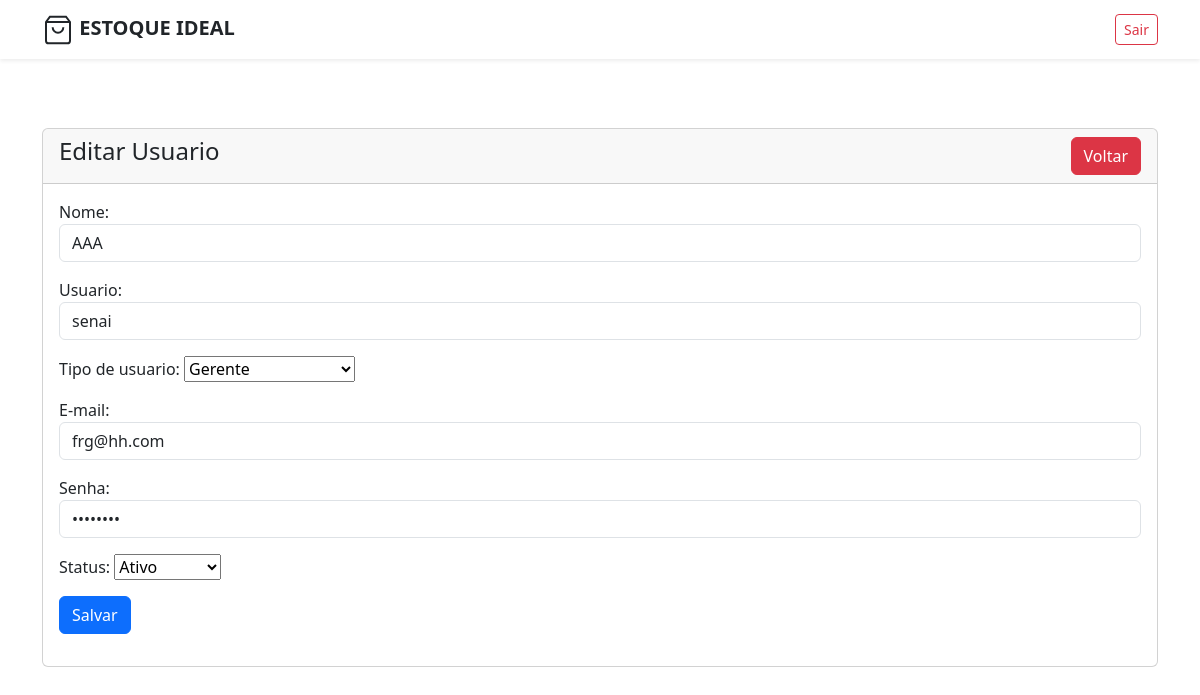
/pages/editarOusuario.php?id=8 (signed in), run on an earlier commit of the app's database.
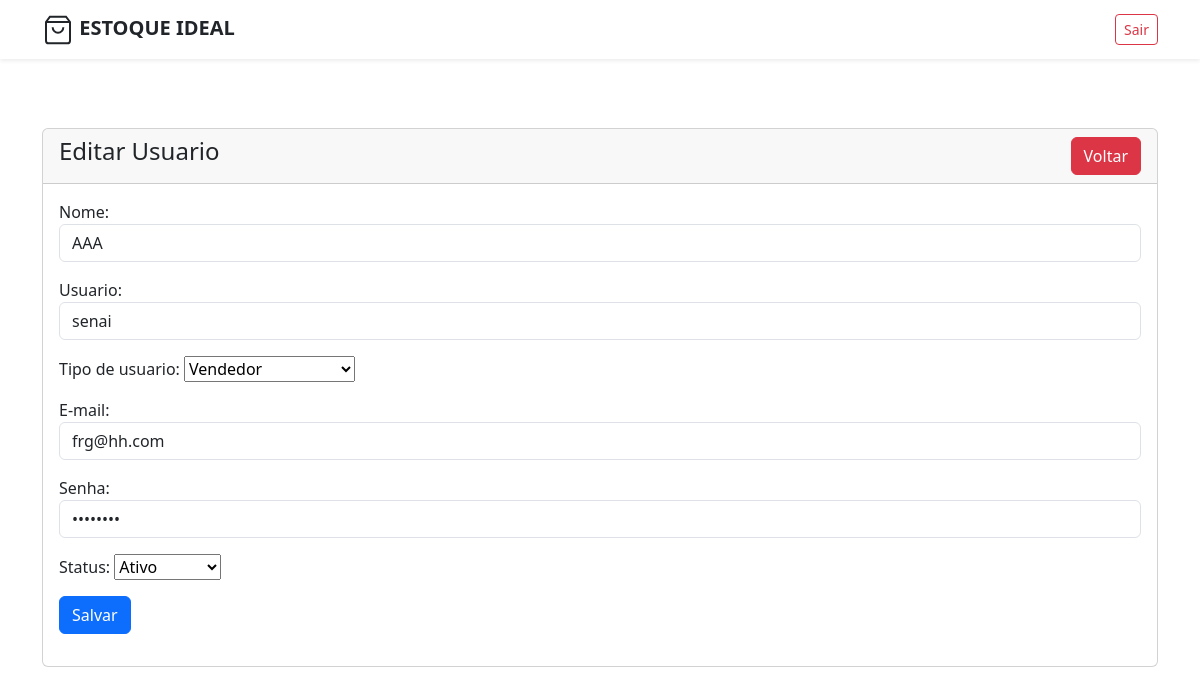
And on a later commit of the database.
### tables this page shows
CREATE TABLE `usuarios` (
  `id` int(11) NOT NULL,
  `nome` varchar(255) NOT NULL,
  `usuario` varchar(50) NOT NULL,
  `tipo_usuario` varchar(100) NOT NULL,
  `senha` varchar(255) NOT NULL,
  `email` varchar(100) NOT NULL,
  `data_cadastro` datetime NOT NULL,
  `data_atualizacao` datetime NOT NULL,
  `status` int(1) NOT NULL
);

### crud/pesquisa_usuarios.php (called while the page is built)
<?php
class pesquisa{
    function buscarUsuarios($conn, $id = null){
        $lista = array();
        if($id != null){
            $sql = "SELECT * FROM usuarios WHERE id = '$id'";
        } else {
            $sql = "SELECT * FROM usuarios";
        }
        $resultado = mysqli_query($conn, $sql);
        if($resultado){
            while ($row = mysqli_fetch_assoc($resultado)){
                array_push($lista, $row);
            };
        }
        return $lista;
    }
}
?>

### pages/editarOusuario.php (the view, shortened to what this page needs)
<?php
include('../crud/pesquisa_usuarios.php');
include('../crud/usuarioCRUD.php');
?>
<!doctype html>
<html lang="pt-br">
<head>
    <link href="https://cdn.jsdelivr.net/npm/bootstrap@5.3.5/dist/css/bootstrap.min.css" rel="stylesheet">
</head>
<body>
    <?php include('../assets/navbar/navbar.php');  ?>
    <div class="container mt-5">
        <div class="row">
            <div class="col-md-12">
                <div class="card">
                    <div class="card-header">
                        <h4>Editar Usuario
                            <a href="usuarios.php" class="btn btn-danger float-end">Voltar</a>
                        </h4>
                    </div>
                    <div class="card-body">
                        <?php
                        if(isset($_GET['id'])){
                           $usuario_id = $_GET['id'];
                           $PesquisaUsuario = new pesquisa();
                           $pesquisaComID = $PesquisaUsuario->buscarUsuarios($conn, $usuario_id);
                           foreach($pesquisaComID as $rowUsuarioPorID):
                            ?>
                            <form action="../crud/usuarioCRUD.php" method="POST">
                            <div class="mb-3">
                                <label for="Nome">Nome:</label><br>
                                <input type="text" id="nome" name="nome" class="form-control" value="<?=$rowUsuarioPorID['nome']?>" required>
                             </div>
                            <div class="mb-3">
                                <label for="usuario">Usuario:</label><br>
                                <input type="text" id="usuario" name="usuario" class="form-control" value="<?=$rowUsuarioPorID['usuario']?>"required>
                            </div>
                            <div class="mb-3">
                                <label for="tipoUsuario">Tipo de usuario:</label>
                                <select name="tipo_usuario" id="tipo_usuario">
                                    <option value="gerente"<?= ($rowUsuarioPorID['tipo_usuario'] == 'gerente') ? 'selected' : '' ?>>Gerente</option>
                                    <option value="vendedor"<?=($rowUsuarioPorID['tipo_usuario'] == 'vendedor')? 'selected' : ''?>>Vendedor</option>
                                </select>
                            </div>
                            <div class="mb-3">
                                <label for="email">E-mail:</label>
                                <input type="email" id="email" name="email" class="form-control" value="<?=$rowUsuarioPorID['email']?>"required>
                            </div>
                            <div class="mb-3">
                                <label for="senha">Senha: </label><br>
                                <input type="password" id="senha" name="senha" class="form-control" value="<?=$rowUsuarioPorID['senha']?>"required>
                            </div>
                            <div class="mb-3">
                                <label for="status">Status:</label>
                                <select name="status" id="status">
                                    <option value="1"<?= ($rowUsuarioPorID['status'] == '1') ? 'selected' : '' ?>>Ativo</option>
                                </select>
                            </div>
                            <div class="mb-3">
                                <button type="submit" name="editar_usuario" class="btn btn-primary"> Salvar </button>
                            </div>
                            </form>
                            <?php
                           endforeach;
                          }else{
                            echo "<h5>Usuario não encontrado</h5>";
                          }
                            ?>
                        </div>
                </div>
            </div>
        </div>
    </div>
</body>
</html>

What changed in the data, as far as the page shows it:
changed usuarios "AAA": tipo_usuario "Gerente" → "Vendedor"
